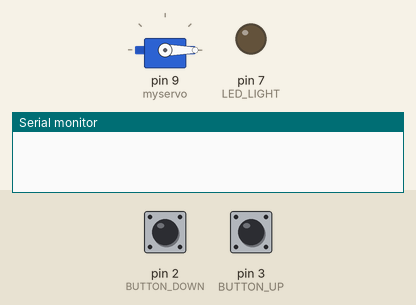
This sketch was run on a simulated Arduino Uno, built with avr-gcc and run on an emulated ATmega328P. On the bench: servo, output pins drawn as LEDs (lit = HIGH), the last lines printed to the serial monitor. Inputs (shaded band) come from the test bench; at power-on: pin 2 (BUTTON_DOWN) HIGH, pin 3 (BUTTON_UP) HIGH.

Above: at 1.2 s.
1.3 s: pin 2 (BUTTON_DOWN) pulled LOW for 0.15 s
At 1.45 s:
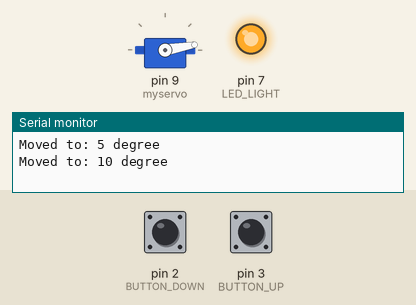
3.0 s: pin 2 (BUTTON_DOWN) pulled LOW for 1 s
At 3.9 s:
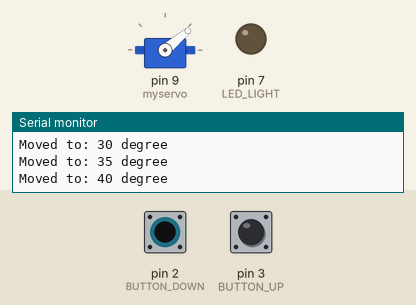
6.0 s: pin 3 (BUTTON_UP) pulled LOW for 0.15 s
At 6.15 s:
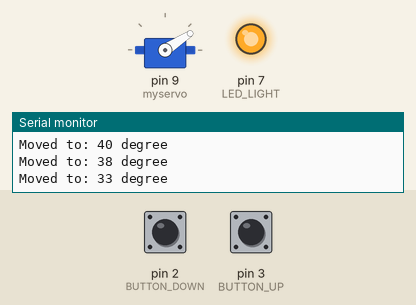
7.7 s: pin 3 (BUTTON_UP) pulled LOW for 1 s
At 8.6 s:
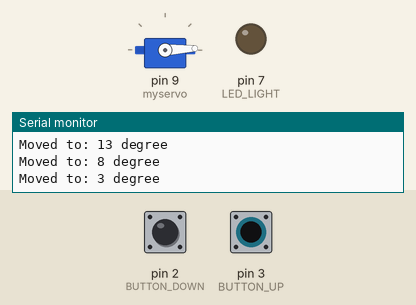
10.7 s: pin 2 (BUTTON_DOWN) pulled LOW for 3.2 s
At 12.3 s:
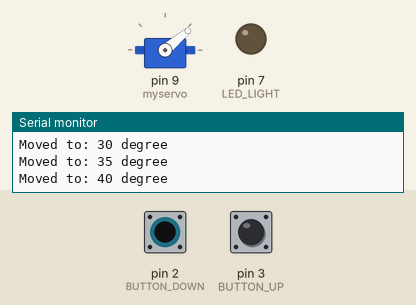
15.4 s: pin 3 (BUTTON_UP) pulled LOW for 3.2 s
At 17.1 s:
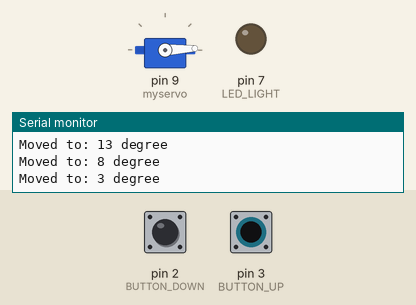
Timing chart, 0 to 18.6 s (numbered marks = the images above; inputs shaded):
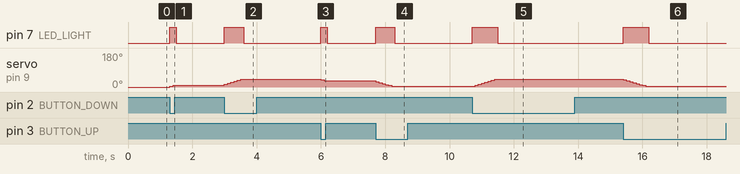

Measured:
- after the input at 1.3 s, pin 7 (LED_LIGHT): LOW → HIGH at once, → LOW 0.20 s later; servo on pin 9 (myservo): 0° → 5° at once, → 10° 0.10 s later
- after the input at 3.0 s, pin 7 (LED_LIGHT): LOW → HIGH at once, → LOW 0.60 s later; servo on pin 9 (myservo): moves from 10° to 40° over 0.50 s, starting at once
- after the input at 6.0 s, pin 7 (LED_LIGHT): LOW → HIGH at once, → LOW 0.20 s later; servo on pin 9 (myservo): 40° → 38° at once, → 33° 0.10 s later
- after the input at 7.7 s, pin 7 (LED_LIGHT): LOW → HIGH at once, → LOW 0.60 s later; servo on pin 9 (myservo): moves from 33° to 3° over 0.50 s, starting at once
- after the input at 10.7 s, pin 7 (LED_LIGHT): LOW → HIGH at once, → LOW 0.80 s later; servo on pin 9 (myservo): moves from 3° to 40° over 0.70 s, starting at once
- after the input at 15.4 s, pin 7 (LED_LIGHT): LOW → HIGH at once, → LOW 0.80 s later; servo on pin 9 (myservo): moves from 40° to 3° over 0.70 s, starting at once

The sketch:

servoControl.ino
```cpp
#include <Servo.h>

Servo myservo;  // create servo object to control a servo

int angle =0;    // initial angle  for servo
int angleStep =5;
int LED_LIGHT =7;

#define BUTTON_UP 3
#define BUTTON_DOWN 2

void setup() {

  Serial.begin(9600);          //  setup serial
  myservo.attach(9);  // attaches the servo on pin 9 to the servo object
  pinMode(BUTTON_DOWN,INPUT_PULLUP); // assign pin 3 as input for Down button
  pinMode(BUTTON_UP,INPUT_PULLUP);// assing pin 2 as input for Up button
  myservo.write(angle);// send servo to the middle at 90 degrees
 Serial.println();
 pinMode(LED_LIGHT, OUTPUT);
}

void loop() {

  if(digitalRead(BUTTON_UP) == LOW){
  myservo.attach(9);  // attaches the servo on pin 9 to the servo object
    if (angle > 0 && angle <= 43) {
      angle = angle - angleStep;
       if(angle < 0){
        angle = 0;
       }else{
      myservo.write(angle); // move the servo to desired angle
      digitalWrite(LED_LIGHT,HIGH);
      Serial.print("Moved to: ");
      Serial.print(angle);   // print the angle
      Serial.println(" degree");
       }
    }
    //digitalWrite(LED_LIGHT,LOW);
  delay(100); // waits for the servo to get there
  }// while
 // Servo button demo by Robojax.com

  if(digitalRead(BUTTON_DOWN) == LOW){

    // Servo button demo by Robojax.com
    if (angle >= 0 && angle <= 43) {
      angle = angle + angleStep;
      if(angle >43){
        angle =43;
       }else{
      myservo.write(angle); // move the servo to desired angle
      digitalWrite(LED_LIGHT,HIGH);
      Serial.print("Moved to: ");
      Serial.print(angle);   // print the angle
      Serial.println(" degree");
       }
    }

  delay(100 ); // waits for the servo to get there
  }//
  digitalWrite(LED_LIGHT,LOW);
 }
```
